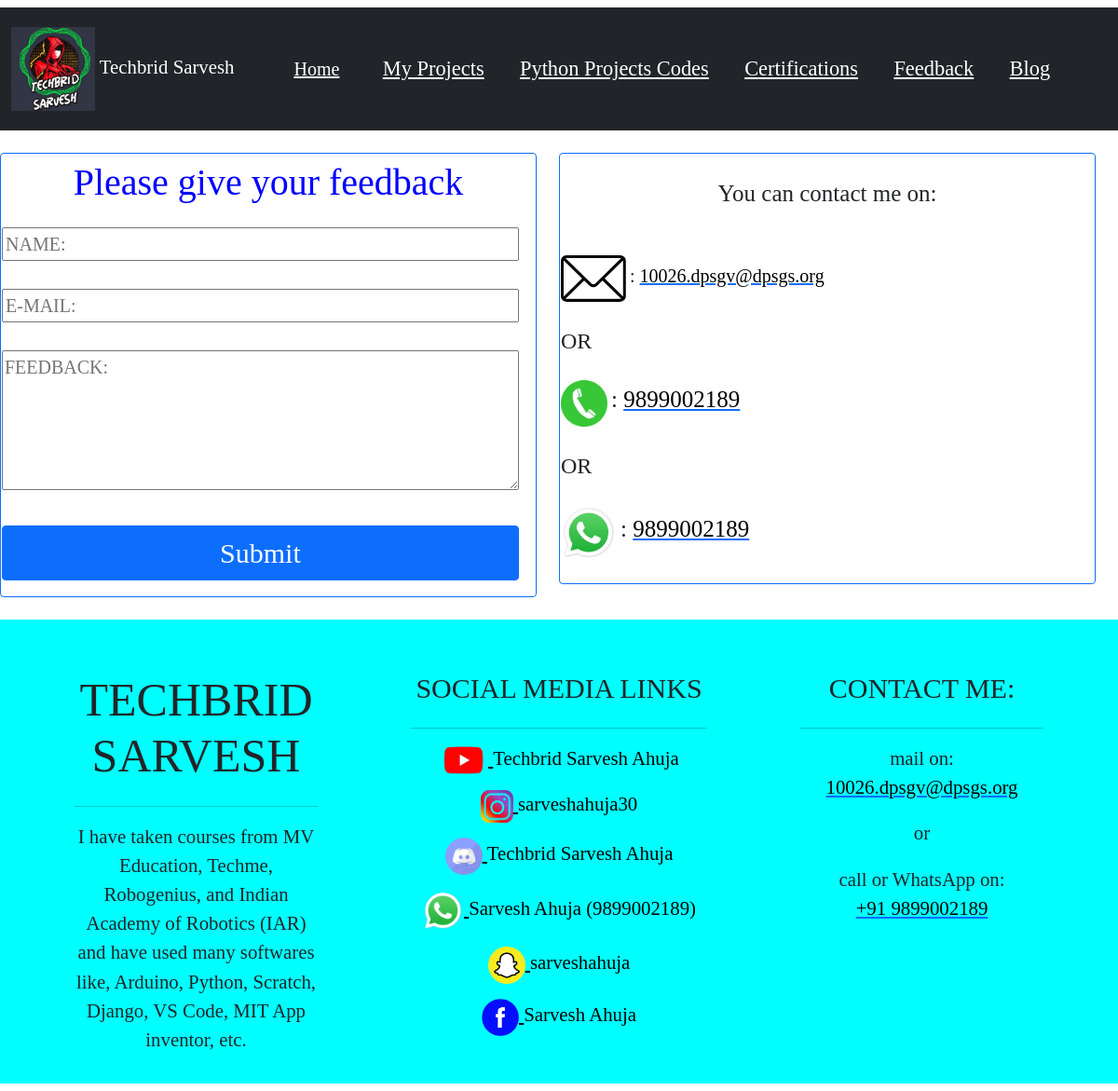
The page /feedback/ on the database its author committed.
### app/models.py (models this page shows, shortened)
class site(models.Model):
    site_name=models.CharField(max_length=200, null=True)
    site_short_name=models.CharField(max_length=200, null=True)
    site_logo=models.ImageField(upload_to='static')
    site_description=models.TextField(max_length=1000, null=True)
    site_description_footer=models.TextField(max_length=1000, null=True)
    site_mail=models.CharField(max_length=200, null=True)
    site_phone=models.CharField(max_length=200, null=True)

class social_media_link(models.Model):
    social_media_name=models.CharField(max_length=200, null=True)
    social_media_link=models.CharField(max_length=200, null=True)
    social_media_username=models.CharField(max_length=200, null=True)
    social_media_logo=models.ImageField(upload_to='static')
    height=models.CharField(max_length=200, null=True)
    width=models.CharField(max_length=200, null=True)

### mysite/views.py (the view)
# urls.py: path('feedback/', views.feedback, name="feedback"),
def feedback(request):
    form=feedback_form
    if request.method=='POST':
        form=feedback_form(request.POST)
        if form.is_valid:
            form.save()
    Social=social_media_link.objects.all()
    Details=site.objects.all()
    context={"Details": Details, "Social": Social, "form": form}
    return render(request, "feedback.html", context)

### mysite/templates/feedback.html (shortened to what this page needs)
{% extends "basic.html" %}
{% block body %}
  <div class="row" style="margin-top: 2%; margin-bottom: 2%; font-family: Kristen ITC; width: 100%;">
    <div class="col-sm-6">
      <div class="card border border-primary" style="font-size: 20px;">
        <table>
          <tr>
          <td>
          <h1 style="text-align: center; margin-top: 1%; color: blue;">Please give your feedback</h1>
            <div class="form">
              <form method="POST" onsubmit="return submit_message()">
                  <div class="mb-3 mt-4">
                    <input type="text" name="name" maxlength="200" required="" id="id_name" style="width: 97%;" placeholder="NAME:">
                    <br><br>
                    <input type="email" name="e_mail" maxlength="200" required="" id="id_e_mail" style="width: 97%;" placeholder="E-MAIL:">
                    <br><br>
                    <textarea type="text" name="feedback" maxlength="500" required="" id="id_feedback" style="width: 97%; height: 150px;" placeholder="FEEDBACK:"></textarea>
                    <br><br>
                    <input type="submit" class="btn btn-primary" style="font-size: 30px; width: 97%;" value="Submit">
                  </div>
                </form>
              </div>
          </td>
          </tr>
          </table>
      </div>
    </div>
    <div class="col-sm-6">
      <div class="card border border-primary">
        <table style="margin-bottom: 4%; margin-top: 4%;">
          <tr>
          <td>
        <div style="text-align: center;">
          <label style="font-size: 25px; font-family:arial black;">You can contact me on: </label>
        </div>
          <br><br>
          {% for a in Details %}
          <img src="/media/static/mail_icon.webp" height=50 width=70>
          <label style="font-size: 20px; font-family:arial black"> : <a href="mailto:{{a.site_mail}}"><font color="black">{{a.site_mail}}</font></a></label>
          <br><br>
          <label style="font-family: Kristen ITC; font-size: 150%;">OR</label>
          <br><br>
          <img src="/media/static/call_icon.webp" height=50 width=50>
          <label style="font-size: 25px;font-family:arial black"> : <a href="tel:{{a.site_phone}}"><font color="black">{{a.site_phone}}</font></a></label>
          <br><br>
          <label style="font-family: Kristen ITC; font-size: 150%;">OR</label>
          <br><br>
          <img src="/media/static/whatsapp.webp" height=60 width=60>
          <label style="font-size: 25px;font-family:arial black"> : <a href="https://wa.me/+91{{a.site_phone}}"><font color="black">{{a.site_phone}}</font></a></label>
          {% endfor %}
          </td>
          </tr>
          </table>
      </div>
    </div>
  </div>
{% endblock %}

### mysite/templates/basic.html (shortened to what this page needs)
{% load static %}
<!doctype html>
<html lang="en">
  <head>
    <link href="https://cdn.jsdelivr.net/npm/bootstrap@5.0.1/dist/css/bootstrap.min.css" rel="stylesheet">
  </head>
  <body>
  <body>
  </body>
    <nav class="navbar navbar-expand-lg navbar-dark bg-dark mt-2" style="font-family: Kristen ITC; margin-bottom: 2%;">
      <nav class="navbar navbar-dark bg-dark">
        <div class="container-fluid">
          <a class="navbar-brand" href="{% url 'index' %}" style="font-size: 130%;">
            {% for a in Details %}
            <img src="/media/{{a.site_logo}}" alt="logo" width="90" height="90" class="d-inline-block align-text-center">
            {{a.site_name}}
            {% endfor %}
          </a>
        </div>
      </nav>
      <div class="container-fluid" style="margin-left: 2%; font-size: 140%;">
        <a class="navbar-brand" href="{% url 'index' %}"><u>Home</u></a>
        <div class="collapse navbar-collapse" id="navbarSupportedContent">
          <ul class="navbar-nav me-auto mb-2 mb-lg-0">
            <li class="nav-item">
              <a class="nav-link active" aria-current="page" href="{% url 'my_projects' %}"><u>My Projects</u></a>
            </li>
            <li class="nav-item">
              <a class="nav-link active" href="{% url 'python_projects_codes' %}"><u>Python Projects Codes</u></a>
            </li>
            <li class="nav-item">
              <a class="nav-link active" href="{% url 'certifications' %}"><u>Certifications</u></a>
            </li>
            <li class="nav-item">
              <a class="nav-link active" href="{% url 'feedback' %}"><u>Feedback</u></a>
            </li>
            <li class="nav-item">
              <a class="nav-link active" href="{% url 'blog' %}"><u>Blog</u></a>
            </li>
          </ul>
        </div>
      </div>
    </nav>
    {% block body %} {% endblock %}
<div class="footer mb-2" style="margin-top: 2%;">
<footer class="page-footer font-small mdb-color pt-4">
  <div class="container text-center text-md-left">
    <div class="row text-center text-md-left mt-3 pb-3">
      <div class="col-md-3 col-lg-3 col-xl-3 mx-auto mt-3">
        {% for a in Details %}
        <h6 class="text-uppercase mb-4 font-weight-bold" style="font-size: 50px; font-family: Kristen ITC;">{{a.site_name}}</h6>
        <hr>
        <p style="font-size: 130%; font-family: Kristen ITC;">{{a.site_description_footer}}</p>
        {% endfor %}
      </div>
      <div class="col-md-3 col-lg-2 col-xl-2 mx-auto mt-3" style="width: 30%;">
        <h6 class="text-uppercase mb-4 font-weight-bold" style="font-size: 30px; font-family: Kristen ITC;">Social media links</h6>
        <hr>
        {% for a in Social %}
        <p style="font-size: 130%; font-family: Kristen ITC;">
          <a href="{{a.social_media_link}}"  target="_blank" style="color: black;">
          <img src="/media/{{a.social_media_logo}}" height="{{a.height}}" width="{{a.width}}">
          <label>{{a.social_media_username}}</label>
        </a>
        </p>
        {% endfor %}
      </div>
      <div class="col-md-4 col-lg-3 col-xl-3 mx-auto mt-3">
        <h6 class="text-uppercase mb-4 font-weight-bold" style="font-size: 30px; font-family: Kristen ITC;">Contact me:</h6>
        <hr>
        {% for a in Details %}
        <p style="font-size: 130%; font-family: Kristen ITC; margin-bottom: 7%;">
          mail on:
          <a href="mailto:{{a.site_mail}}"><font color="black">{{a.site_mail}}</font></a></p>
          <p style="font-size: 130%; font-family: Kristen ITC; margin-bottom: 7%;">or</p>
        <p style="font-size: 130%; font-family: Kristen ITC; margin-top: 7%;">
          call or WhatsApp on: <br>
          <a href="https://wa.me/+91{{a.site_phone}}" target="_blank"><font color="black">+91 {{a.site_phone}}</font></a></p>
        {% endfor %}
      </div>
    </div>
  </div>
</footer>
</div>
  </body>
</html>

### mysite/templates/basic.html (style rules this page uses)
.footer { background-color: aqua; }

### rows shown on the page
site: site_logo (picture), site_name "Techbrid Sarvesh", site_mail "10026.dpsgv@dpsgs.org", site_phone "9899002189", site_name "TECHBRID SARVESH", site_description_footer "I have taken courses from MV Education, Techme, Robogenius, and Indian Academy of Robotics (IAR) and have used many softwares like, Arduino, Python, Scratch, Django, VS Code, MIT App inventor, etc."
social_media_link: social_media_logo (picture), social_media_username "Techbrid Sarvesh Ahuja"
social_media_link: social_media_logo (picture), social_media_username "sarveshahuja30"
social_media_link: social_media_logo (picture), social_media_username "Techbrid Sarvesh Ahuja"
social_media_link: social_media_logo (picture), social_media_username "Sarvesh Ahuja (9899002189)"
social_media_link: social_media_logo (picture), social_media_username "sarveshahuja"
social_media_link: social_media_logo (picture), social_media_username "Sarvesh Ahuja"
